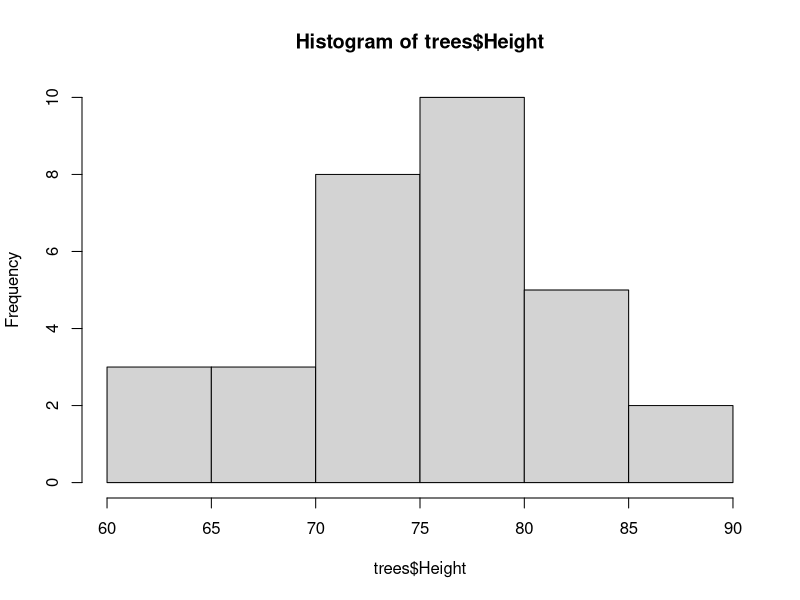
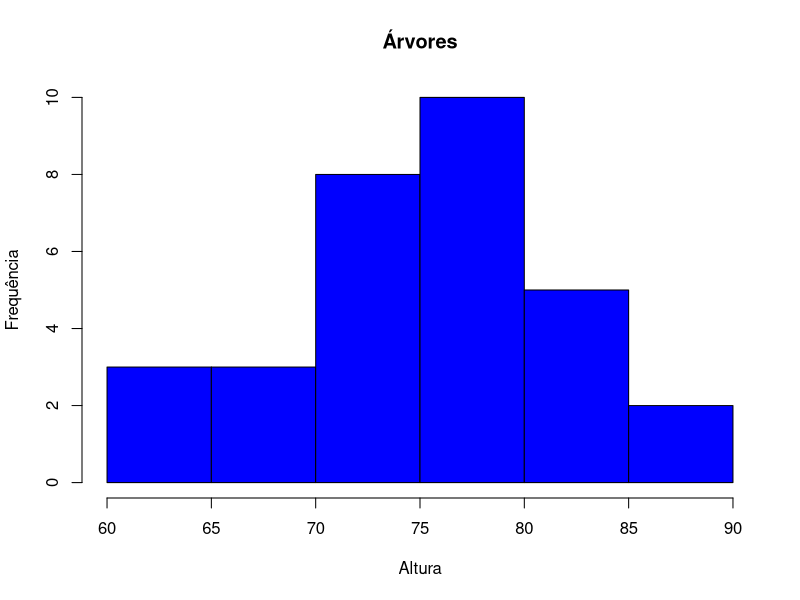
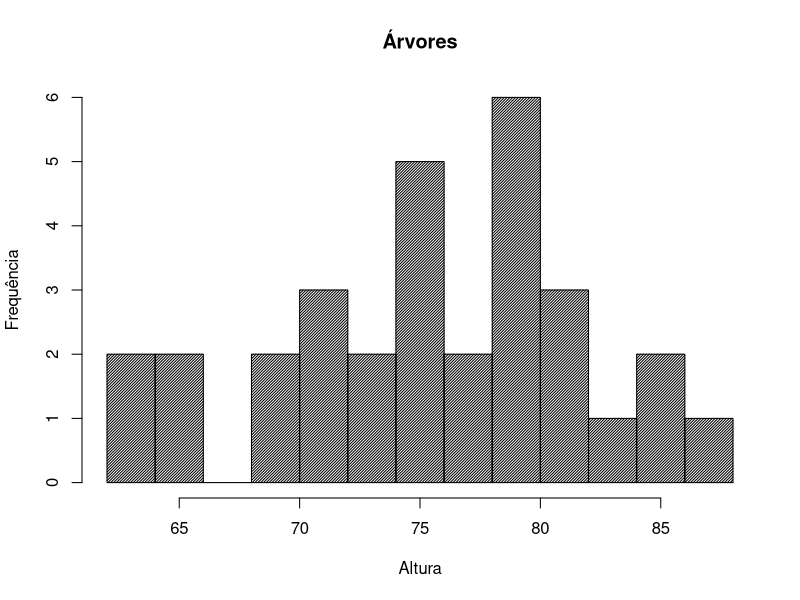
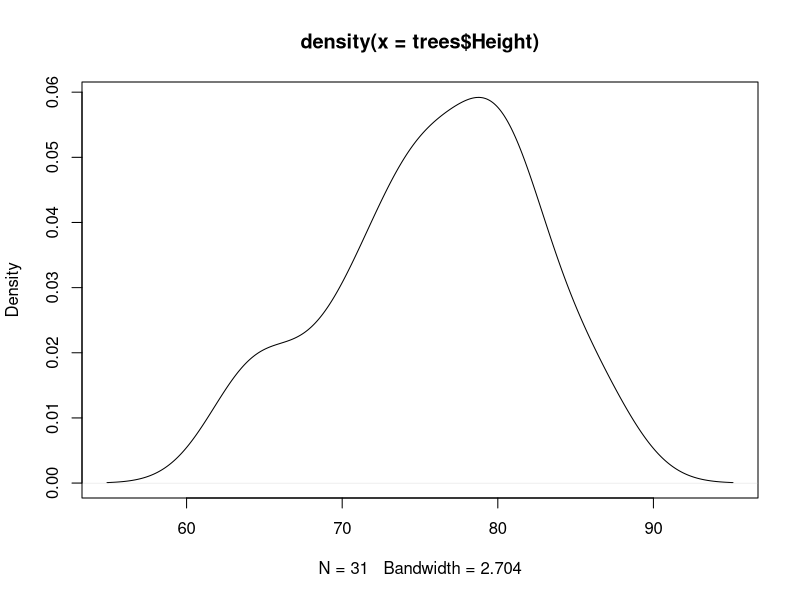
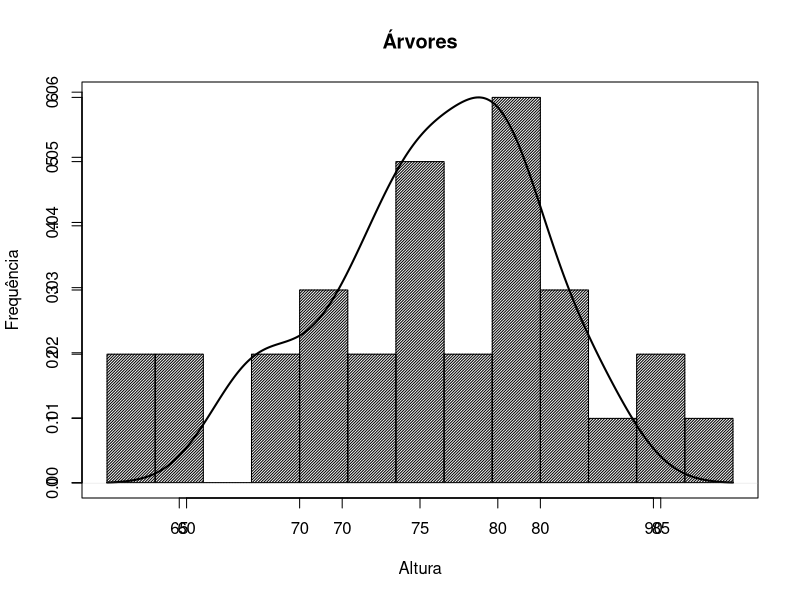
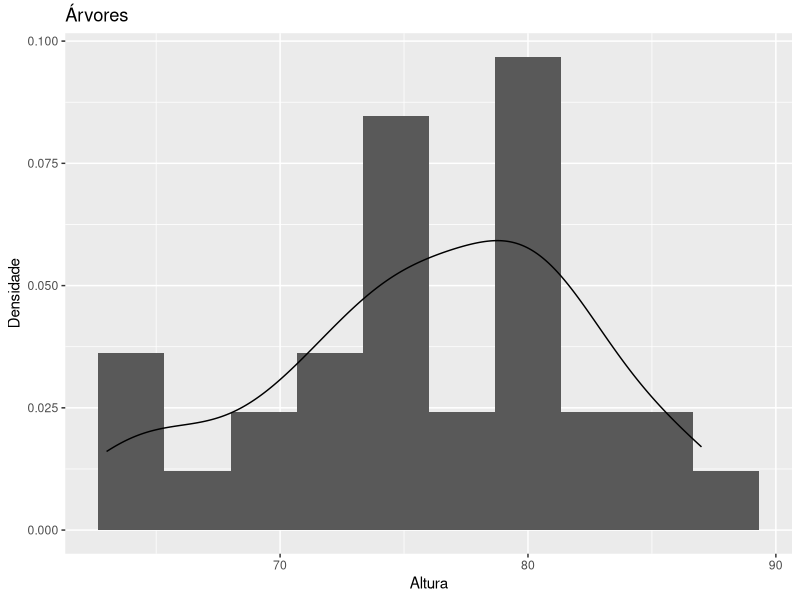

The R script that drew these images, in order:
library(ggplot2)

# Usar dados tree do R
trees

# Histograma
hist(trees$Height) # Altura
hist(trees$Height, main = 'Árvores', ylab = 'Frequência', xlab = 'Altura',
     col = 'blue')
hist(trees$Height, main = 'Árvores', ylab = 'Frequência', xlab = 'Altura', 
     col = 'black', density = 50, breaks = 10)

# Densidade
# Densidade simples
densidade <- density(trees$Height)
plot(densidade)

# Sobrepor os dois gráficos
hist(trees$Height, main = NULL, ylab = NULL, xlab = NULL,
     col = 'black', density = 50, breaks = 10)
par(new = TRUE)
plot(densidade, main = "Árvores", ylab = 'Frequência', xlab = 'Altura', lwd = 2)

# Os mesmos dois gráficos usando ggplot2
ggplot(trees) +
  aes(x = Height) +
  geom_histogram(aes(y = after_stat(density)), bins = 10) +
  geom_density() +
  labs(title = 'Árvores',x = 'Altura',y = 'Densidade')
